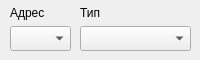
           <widget class="QWidget" name="RLM_KRL_groupbox">
            <widget class="QLabel" name="label_79">
             <property name="geometry">
              <rect>
               <x>10</x>
               <y>0</y>
               <width>47</width>
               <height>25</height>
              </rect>
             </property>
             <property name="text">
              <string>Адрес</string>
             </property>
            </widget>
            <widget class="QComboBox" name="RLM_KRL_adress_combobox">
             <property name="geometry">
              <rect>
               <x>10</x>
               <y>26</y>
               <width>61</width>
               <height>25</height>
              </rect>
             </property>
            </widget>
            <widget class="QComboBox" name="RLM_KRL_type_comboBox">
             <property name="geometry">
              <rect>
               <x>80</x>
               <y>26</y>
               <width>111</width>
               <height>25</height>
              </rect>
             </property>
            </widget>
            <widget class="QLabel" name="label_84">
             <property name="geometry">
              <rect>
               <x>80</x>
               <y>0</y>
               <width>47</width>
               <height>25</height>
              </rect>
             </property>
             <property name="text">
              <string>Тип</string>
             </property>
            </widget>
           </widget>
